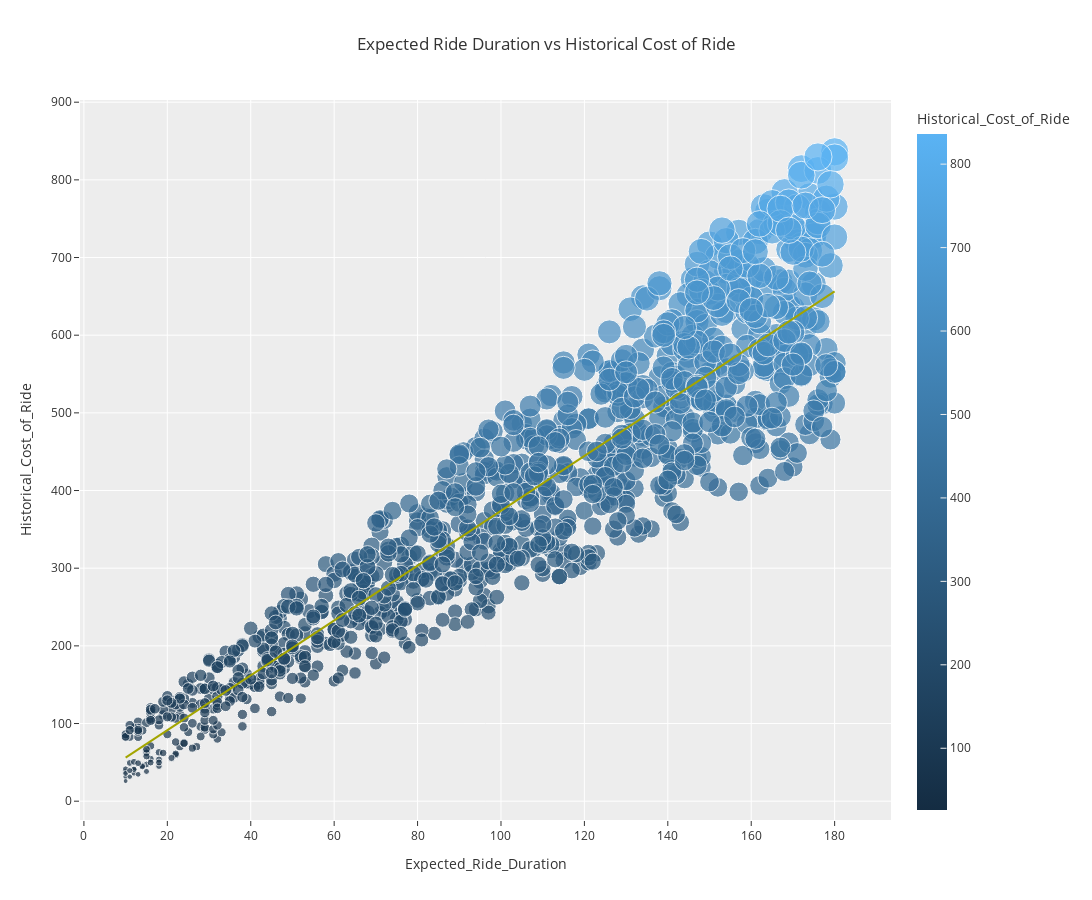

Source (notebook cell):
### Code cell
fig = px.scatter(data, x='Expected_Ride_Duration', 
                 y='Historical_Cost_of_Ride',
                 title='Expected Ride Duration vs Historical Cost of Ride',
                 trendline='ols', width=1200, height=900, template="ggplot2",size="Historical_Cost_of_Ride",  color="Historical_Cost_of_Ride", color_discrete_sequence=px.colors.qualitative.Antique)
fig.show()

### Figure 1 — Plotly figure (JSON) as saved in the notebook; plotly's stock layout.template omitted (floating-point values rounded to 4 significant figures; data arrays with more than 128 entries replaced by an {"elided": "..."} marker saying what was removed)
{"data": [{"hovertemplate": "Expected_Ride_Duration=%{x}<br>Historical_Cost_of_Ride=%{marker.color}<extra></extra>", "legendgroup": "", "marker": {"color": {"elided": "1000 float values"}, "coloraxis": "coloraxis", "size": {"elided": "1000 float values"}, "sizemode": "area", "sizeref": 2.09, "symbol": "circle"}, "mode": "markers", "name": "", "orientation": "v", "showlegend": false, "type": "scatter", "x": {"elided": "1000 int values"}, "xaxis": "x", "y": {"elided": "1000 float values"}, "yaxis": "y"}, {"hovertemplate": "<b>OLS trendline</b><br>Historical_Cost_of_Ride = 3.53091 * Expected_Ride_Duration + 20.8668<br>R<sup>2</sup>=0.860344<br><br>Expected_Ride_Duration=%{x}<br>Historical_Cost_of_Ride=%{y} <b>(trend)</b><extra></extra>", "legendgroup": "", "marker": {"symbol": "circle"}, "mode": "lines", "name": "", "showlegend": false, "type": "scatter", "x": {"elided": "1000 int values"}, "xaxis": "x", "y": {"elided": "1000 float values"}, "yaxis": "y"}], "layout": {"coloraxis": {"colorbar": {"title": {"text": "Historical_Cost_of_Ride"}}, "colorscale": [[0, "rgb(20,44,66)"], [1, "rgb(90,179,244)"]]}, "height": 900, "legend": {"itemsizing": "constant", "tracegroupgap": 0}, "title": {"text": "Expected Ride Duration vs Historical Cost of Ride"}, "width": 1200, "xaxis": {"anchor": "y", "domain": [0, 1], "title": {"text": "Expected_Ride_Duration"}}, "yaxis": {"anchor": "x", "domain": [0, 1], "title": {"text": "Historical_Cost_of_Ride"}}}}
